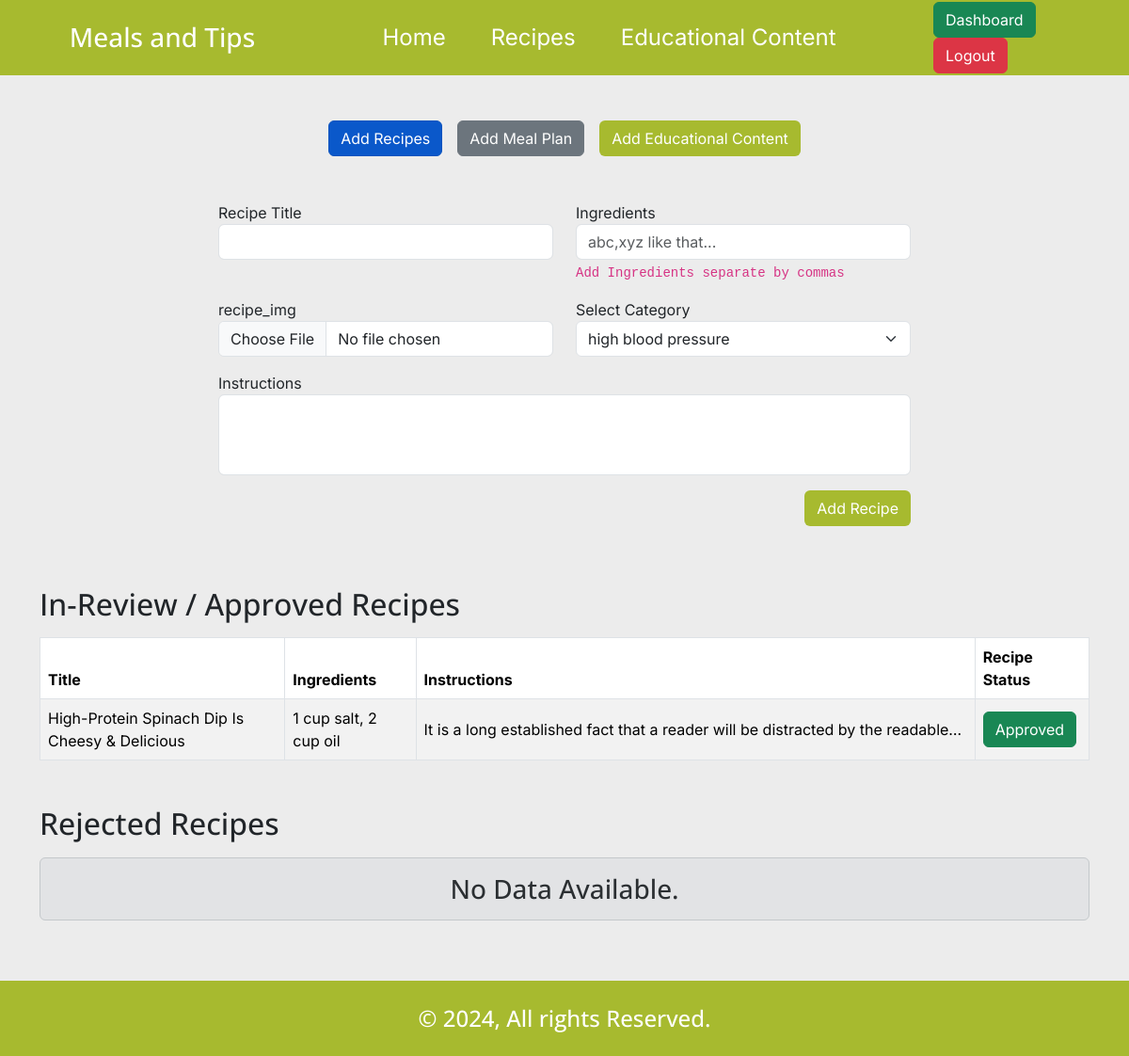
The page /nutritionistDashboard.php (signed in) on the database its author committed.
### tables this page shows
CREATE TABLE `recipes` (
  `id` int(11) NOT NULL,
  `recipe_title` varchar(255) NOT NULL,
  `ingredients` text NOT NULL,
  `instructions` text NOT NULL,
  `nutritionist_id` int(11) NOT NULL,
  `cat_id` int(11) NOT NULL,
  `recipe_status` enum('0','1','2') NOT NULL DEFAULT '0',
  `recipe_img` text DEFAULT NULL
);

### core/database.php (called while the page is built, shortened)
<?php
$db = mysqli_connect(HOST, DB_USER, DB_PWD, DB_NAME);
include_once 'functions.php';
if (isset($_SESSION['user'])) {
    $userID = $_SESSION['user'];
}

### core/functions.php (the view, shortened to what this page needs)
<?php
require_once 'database.php';
function get_categories($table)
{
    global $db;
    $cat_Q = $db->query("SELECT * FROM `$table`");
    $options = '';
    while ($cat = mysqli_fetch_object($cat_Q)):
        $options .= '<option value="' . $cat->id . '">' . $cat->category_name . '</option>';
    endwhile;
    return $options;
}

### nutritionistDashboard.php (shortened to what this page needs)
<?php
require_once 'core/database.php';
?>
<!DOCTYPE html>
<html lang="en">
<head>
    <?php include 'includes/external_css.php'; ?>
    <link rel="stylesheet" href="css/style.min.css">
</head>
<body id="nutritionistDashboard">
    <?php include_once 'includes/header.php'; ?>
    <div class="container mx-auto mt-5 min-h-800">
        <div class="row">
            <div class="tab-buttons col-12 d-flex gap-3 justify-content-center">
                <a href="#!" class="btn btn-primary active">Add Recipes</a>
                <a href="#!" class="btn btn-secondary">Add Meal Plan</a>
                <a href="#!" class="btn text-white btn-custom-green">Add Educational Content</a>
            </div>
        </div>
        <div class="row content-wrapper">
            <div class="col-12 mx-auto mt-4">
                <div class="row">
                    <div class="col-12 col-md-8 mx-auto mt-4">
                        <form id="recipe-form" enctype="multipart/form-data">
                            <div class="row">
                                <div class="col-12 col-md-6 mb-3">
                                    <div class="form-group">
                                        <label for="recipe-title">Recipe Title</label>
                                        <input type="text" autofocus name="recipe_title" id="recipe-title" required class="form-control">
                                    </div>
                                </div>
                                <div class="col-12 col-md-6 mb-3">
                                    <div class="form-group">
                                        <label for="ingredients">Ingredients</label>
                                        <input type="text" name="ingredients" id="ingredients" class="form-control" placeholder="abc,xyz like that..." required>
                                        <code>Add Ingredients separate by commas</code>
                                    </div>
                                </div>
                                <div class="col-12 col-md-6 mb-3">
                                    <div class="form-group">
                                        <label for="recipe_img">recipe_img</label>
                                        <input type="file" name="recipe_img" id="recipe_img" class="form-control" required>
                                    </div>
                                </div>
                                <div class="col-12 col-md-6 mb-3">
                                    <div class="form-group">
                                        <label for="category_type">Select Category</label>
                                        <select type="text" name="category_type" id="category_type" required class="form-select">
                                            <?= get_categories('categories'); ?>
                                        </select>
                                    </div>
                                </div>
                                <div class="col-12 mb-3">
                                    <div class="form-group">
                                        <label for="instructions">Instructions</label>
                                        <textarea rows="3" name="instructions" id="instructions" class="form-control" required></textarea>
                                    </div>
                                </div>
                                <div class="col-12">
                                    <div class="form-group">
                                        <button type="submit" name="recipe_submit" id="recipe-submit" class="btn btn-custom-green d-block ms-auto">
                                            Add Recipe
                                        </button>
                                    </div>
                                </div>
                            </div>
                        </form>
                    </div>
                </div>
                <div class="row mt-5">
                    <div class="col-12 mb-3">
                        <h2 class="my-3">In-Review / Approved Recipes</h2>
                        <?php
                        $getRecipe_Q = $db->query("CALL `get_recipes_list_review_or_approved_by_id`($userID)");
                        if (mysqli_num_rows($getRecipe_Q) > 0):
                        ?>
                            <table id="example" class="align-middle table table-striped table-bordered">
                                <thead>
                                    <tr>
                                        <th>Title</th>
                                        <th>Ingredients</th>
                                        <th>Instructions</th>
                                        <th>Recipe Status</th>
                                    </tr>
                                </thead>
                                <tbody>
                                    <?php while ($recipe_list = mysqli_fetch_object($getRecipe_Q)): ?>
                                        <tr>
                                            <td><?= $recipe_list->recipe_title ?></td>
                                            <td><?= $recipe_list->ingredients ?></td>
                                            <td><span title="<?= $recipe_list->instructions ?>" class="line-clamp-1"><?= $recipe_list->instructions ?></span></td>
                                            <td>
                                                <?php if ($recipe_list->recipe_status == '0'): ?>
                                                    <span class="btn btn-secondary">In-Review</span>
                                                <?php else: ?>
                                                    <span class="btn btn-success">Approved</span>
                                                <?php endif; ?>
                                            </td>
                                        </tr>
                                    <?php endwhile; ?>
                                </tbody>
                            </table>
                        <?php else: ?>
                            <h3 class="alert alert-secondary text-center">No Data Available.</h3>
                        <?php endif;
                        $db->next_result(); ?>
                    </div>
                    <div class="col-12 mb-5">
                        <h2 class="my-3">Rejected Recipes</h2>
                        <?php
                        $getRecipe1_Q = $db->query("CALL `get_recipes_list_rejected_by_id`($userID)");
                        if (mysqli_num_rows($getRecipe1_Q) > 0):
                        ?>
                            <table id="example1" class="align-middle table table-striped table-bordered">
                                <thead>
                                    <tr>
                                        <th>Title</th>
                                        <th>Ingredients</th>
                                        <th>Instructions</th>
                                        <th>Recipe Status</th>
                                    </tr>
                                </thead>
                                <tbody>
                                    <?php while ($recipe_list_ = mysqli_fetch_object($getRecipe1_Q)): ?>
                                        <tr>
                                            <td><?= $recipe_list_->recipe_title ?></td>
                                            <td><?= $recipe_list_->ingredients ?></td>
                                            <td><span title="<?= $recipe_list_->instructions ?>" class="line-clamp-1"><?= $recipe_list_->instructions ?></span></td>
                                            <td>
                                                <span class="btn btn-danger">Rejected</span>
                                            </td>
                                        </tr>
                                    <?php endwhile; ?>
                                </tbody>
                            </table>
                        <?php else: ?>
                            <h3 class="alert alert-secondary text-center">No Data Available.</h3>
                        <?php endif;
                        $db->next_result(); ?>
                    </div>
                </div>
            </div>
        </div>
    </div>
    <?php include_once 'includes/footer.php'; ?>
</body>
</html>

### rows shown on the page
recipes: recipe_title "High-Protein Spinach Dip Is Cheesy & Delicious", ingredients "1 cup salt, 2 cup oil", instructions "It is a long established fact that a reader will be distracted by the…", recipe_status "Approved"

### other values the page prints
TITLE "Meals and Tips"
form field category_type "high blood pressure"
